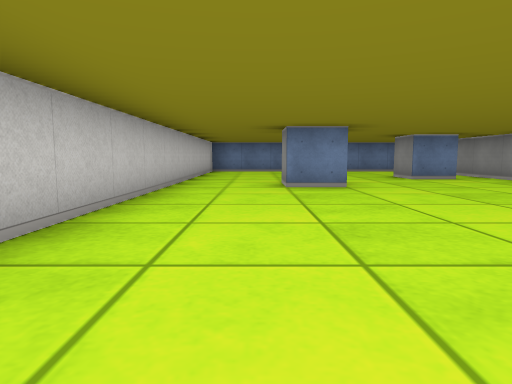
[1] (above)

17 first-person views from a walk through a cub3D level. The camera is about half as high as the walls, tilts 6° down and sees 75° across. The floor is counted in squares. Each view is taken from the middle of a square. On the plan, view 1 faces up. The plan holds only what a view shows up to about 9 squares ahead; the rest is blank. The place goes on beyond the plan.

[2]
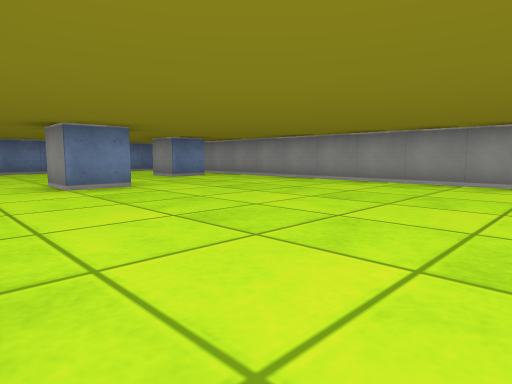

[3]
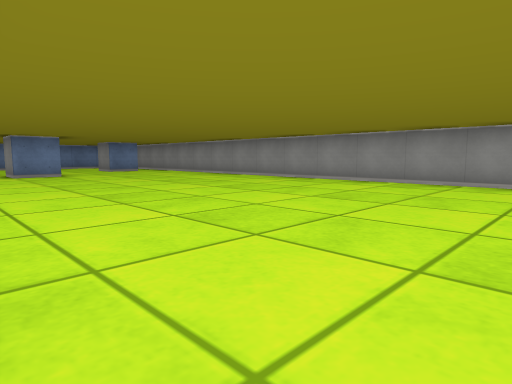

[4]
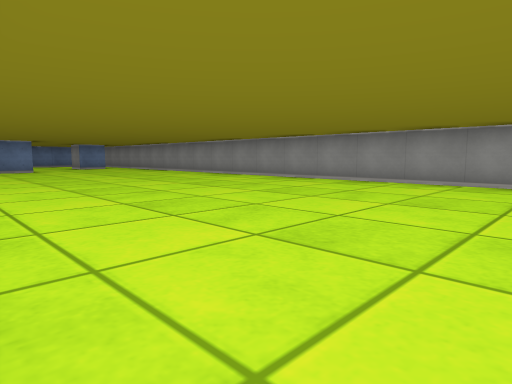

[5]
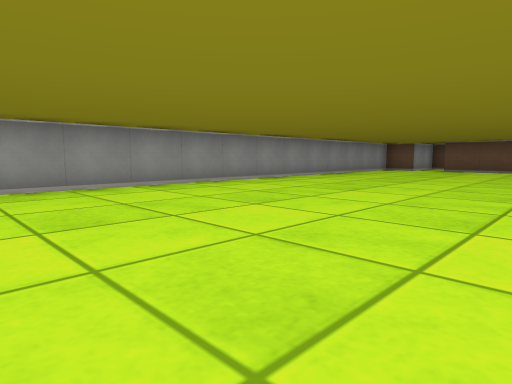

[6]
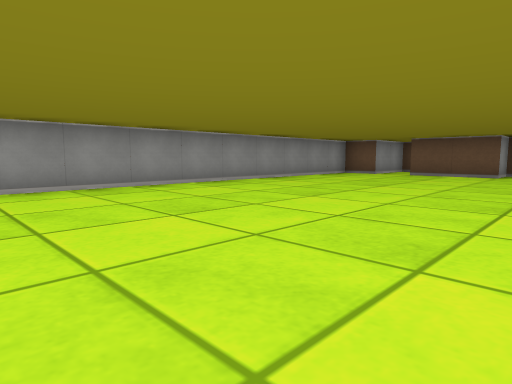

[7]
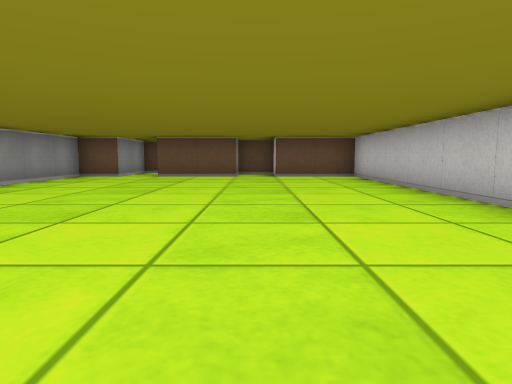

[8]
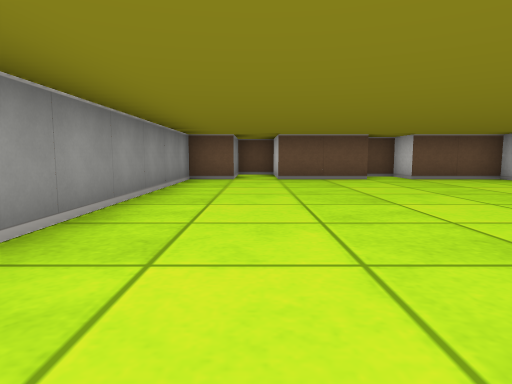

[9]
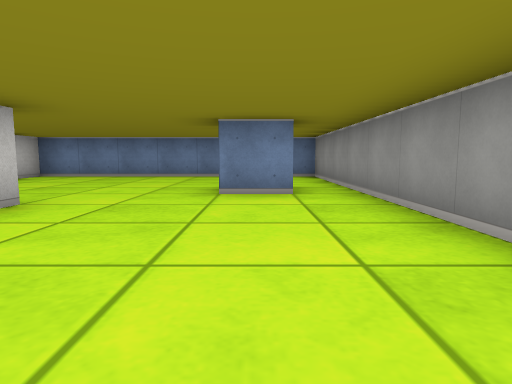

[10]
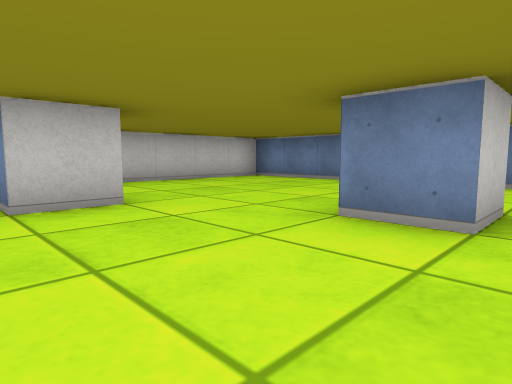

[11]
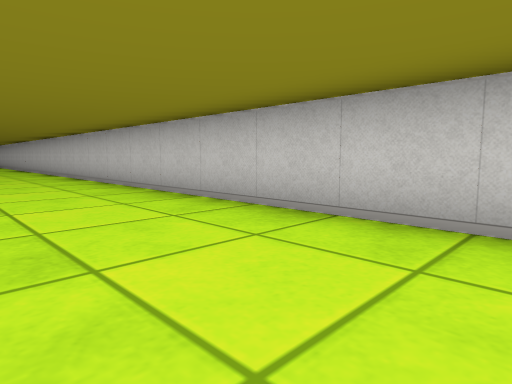

[12]
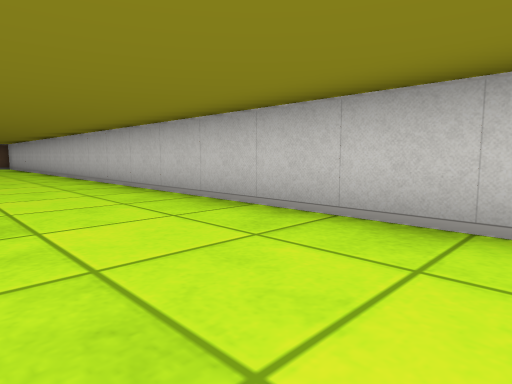

[13]
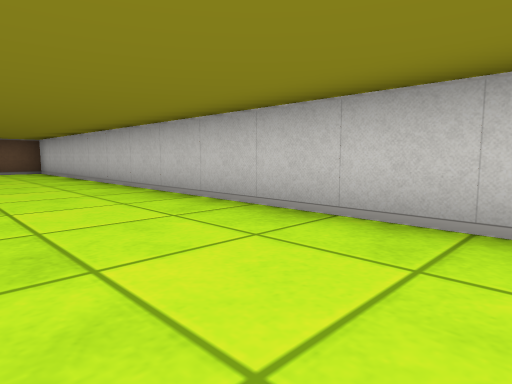

[14]
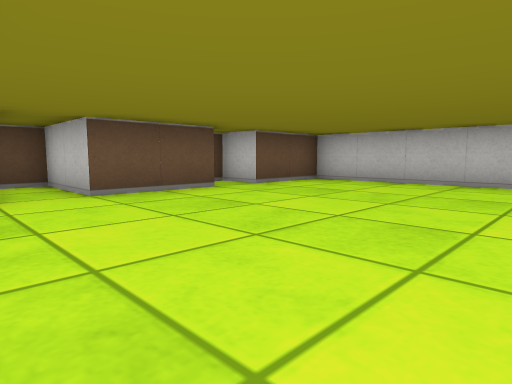

[15]
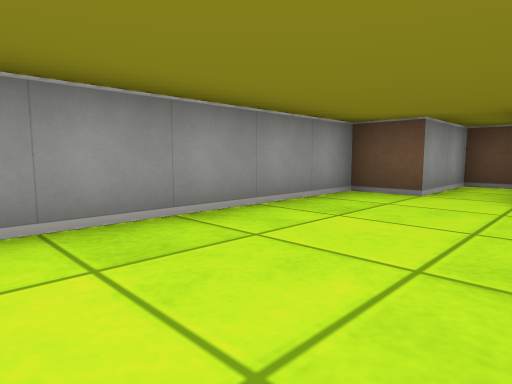

[16]
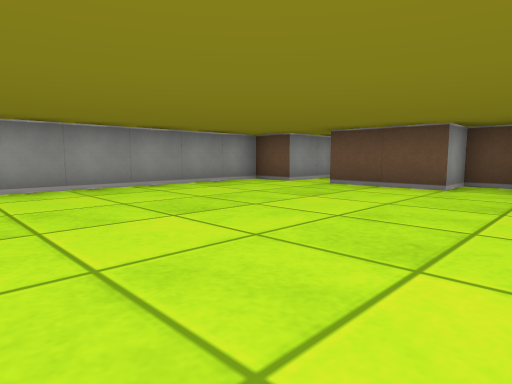

[17]
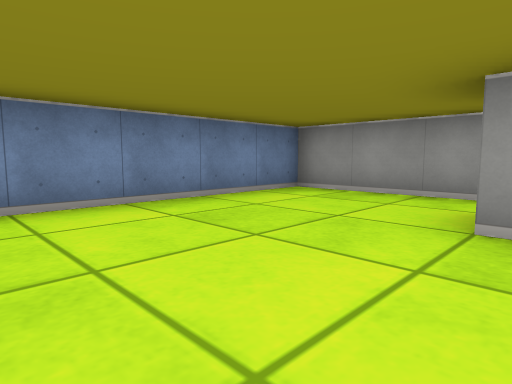

### Floor plan
Points are (right, up) in squares from view 1. A wall is a line through its corners. A room is listed if a view was taken in it or the views show most of it. See-through windows are left out.
Room 1 (views 1, 2, 3, 4, 5, 6, 7, 8, 9, 10, 11, 12, 13, 14, 15, 16, 17)
walls: (1.5, 6.6) (1.5, 5.5) (0.5, 5.5) (0.5, 6.5); (4.5, 8.6) (4.5, 7.5) (3.5, 7.5) (3.5, 8.5); (1.5, -15.5) (3.5, -15.5) (3.5, -17.5) (4.5, -17.5) (4.5, -15.5) (5.5, -15.5) (5.5, 11.5) (-1.5, 11.5) (-1.5, -15.5) (0.5, -15.5) (0.5, -16.5) (1.5, -16.5) (1.5, -15.5)

Positions as (right, up) in squares from view 1, and headings:
1: (0, 0), facing up
2: (-1, 0), facing up-right
3: (-1, -4), facing up-right
4: (-1, -7), facing up-right
5: (0, -3), facing down-right
6: (0, -6), facing down-right
7: (1, -7), facing down
8: (4, -8), facing down
9: (4, 3), facing up
10: (5, 5), facing up-left
11: (1, 4), facing down-left
12: (1, 1), facing down-left
13: (1, -4), facing down-left
14: (5, -11), facing down-left
15: (3, -11), facing down-right
16: (0, -10), facing down-right
17: (1, 8), facing up-right
